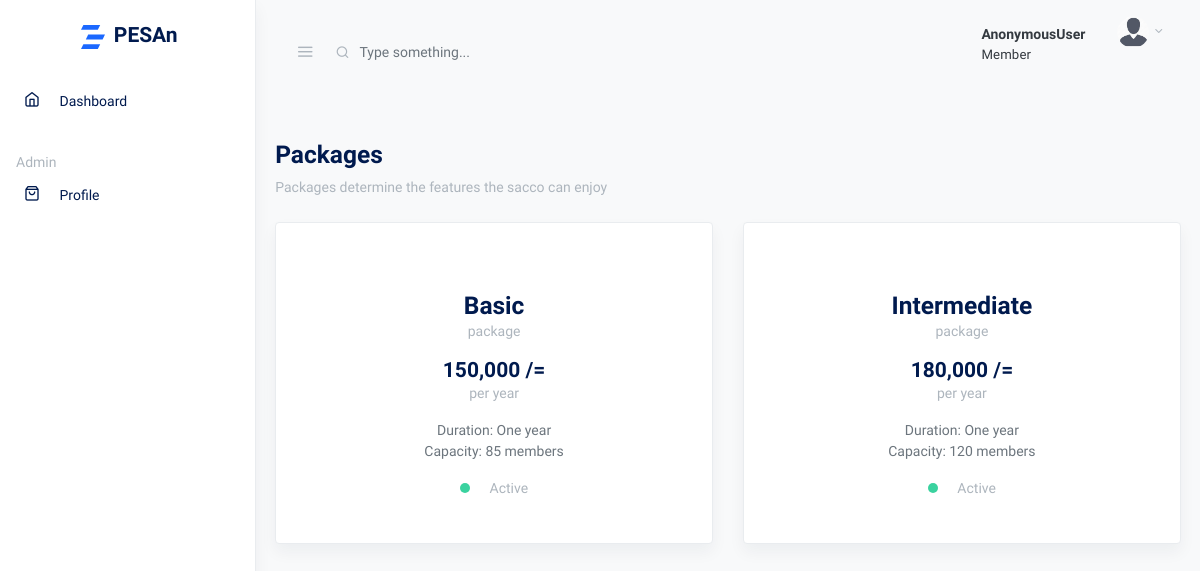
Before: /packages with the older database file.
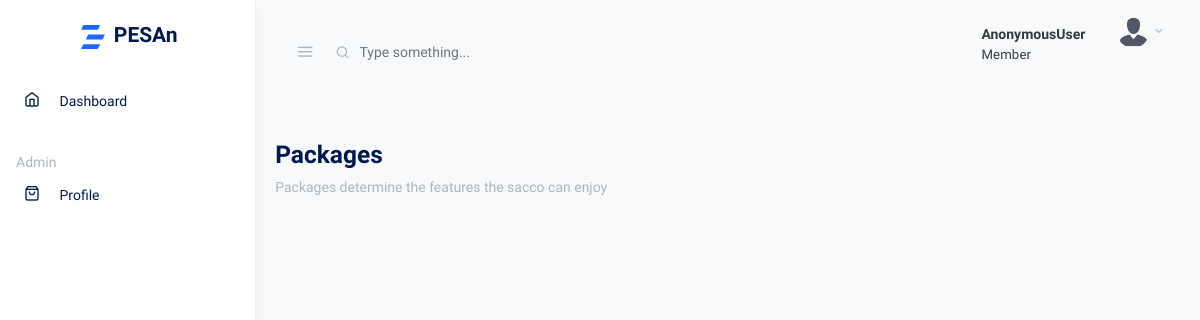
After: the same page with the newer database file.
### core/models.py (models this page shows, shortened)
class CustomModel(models.Model):
    created_on = models.DateTimeField(auto_now_add=True)
    updated_on = models.DateTimeField(auto_now=True, null=True)
    class Meta:
        abstract = True
        ordering = ['created_on']

class Package(CustomModel):
    name = models.CharField(max_length=60, unique=True)
    capacity = models.PositiveIntegerField()
    price = models.PositiveIntegerField(validators=[MinValueValidator(120000)], help_text='The minimum package price is 120,000/= per year ')
    status = models.CharField(max_length=10, default='active')

### core/views.py (the view)
# urls.py: path('packages', PackageListView.as_view(), name='package_list'),
class PackageListView(ListView):
    model = Package
    context_object_name = 'packages'
    template_name = 'packages/list.html'

### templates/packages/list.html (shortened to what this page needs)
{% extends 'base.html' %}
{% load humanize %}
{% load static %}
{% block content %}
  <h3>Packages</h3>
  <p class="text-muted">Packages determine the features the sacco can enjoy</p>
  <div class="card-deck my-4">
    {% for package in packages %}
    <div class="card mb-4 shadow">
      <div class="card-body text-center my-4">
        <a href="#">
          <h3 class="h3 mt-4  mb-0">{{package.name|title}}</h3>
        </a>
        <p class="text-muted">package</p>
        <span class="h4 mb-0">{{package.price|intcomma}} /=</span>
        <p class="text-muted">per year</p>
        <ul class="list-unstyled">
          <li>Duration: One year </li>
          <li>Capacity: {{package.capacity|intcomma}} members</li>
        </ul>
        {% if package.status == 'active' %}
        <span class="dot dot-lg bg-success"></span>
        <span class="text-muted ml-3">Active</span>
        {% else %}
        <span class="dot dot-lg bg-danger"></span>
        <span class="text-muted ml-3">Inctive</span>
        {% endif %}
      </div>
    </div>
    {% endfor %}
  </div>
{% endblock content %}

Changed rows visible on the page:
removed Package: name "Basic", price "150,000", capacity "85", status "active" (drawn)
removed Package: name "Intermediate", price "180,000", capacity "120", status "active" (drawn)
